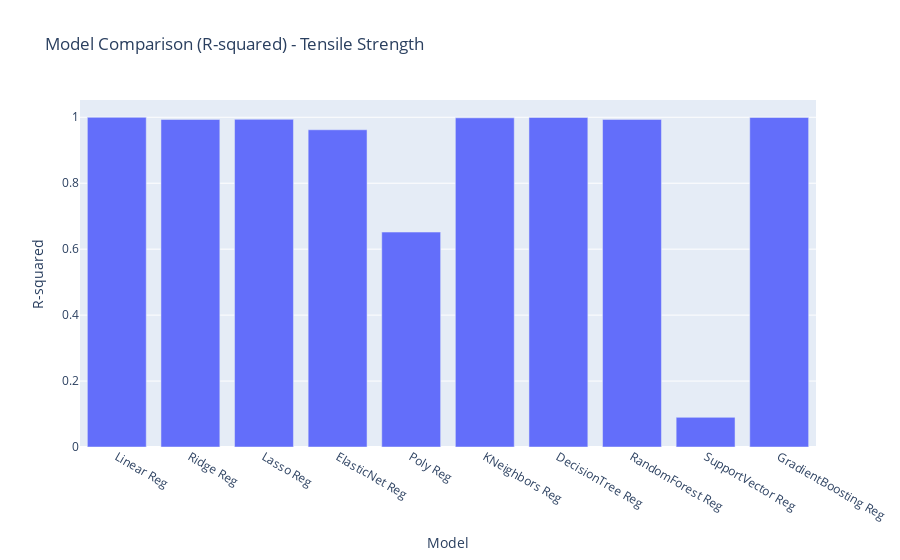

Write notebook code for a chart like this one.
### Code cell
rsDf = pd.DataFrame(list(zip(models, rsScores)), columns = ['Model', 'R-squared'])
fig = px.bar(rsDf, x='Model', y='R-squared', title='Model Comparison (R-squared) - Tensile Strength')
fig.show()

### Figure 1 — Plotly figure (JSON) as saved in the notebook; plotly's stock layout.template omitted (floating-point values rounded to 4 significant figures)
{"data": [{"alignmentgroup": "True", "hovertemplate": "Model=%{x}<br>R-squared=%{y}<extra></extra>", "legendgroup": "", "marker": {"color": "#636efa", "pattern": {"shape": ""}}, "name": "", "offsetgroup": "", "orientation": "v", "showlegend": false, "textposition": "auto", "type": "bar", "x": ["Linear Reg", "Ridge Reg", "Lasso Reg", "ElasticNet Reg", "Poly Reg", "KNeighbors Reg", "DecisionTree Reg", "RandomForest Reg", "SupportVector Reg", "GradientBoosting Reg"], "xaxis": "x", "y": [0.9998, 0.9934, 0.9938, 0.9621, 0.6518, 0.9983, 0.9995, 0.9936, 0.08993, 0.9995], "yaxis": "y"}], "layout": {"barmode": "relative", "legend": {"tracegroupgap": 0}, "title": {"text": "Model Comparison (R-squared) - Tensile Strength"}, "xaxis": {"anchor": "y", "domain": [0, 1], "title": {"text": "Model"}}, "yaxis": {"anchor": "x", "domain": [0, 1], "title": {"text": "R-squared"}}}}
